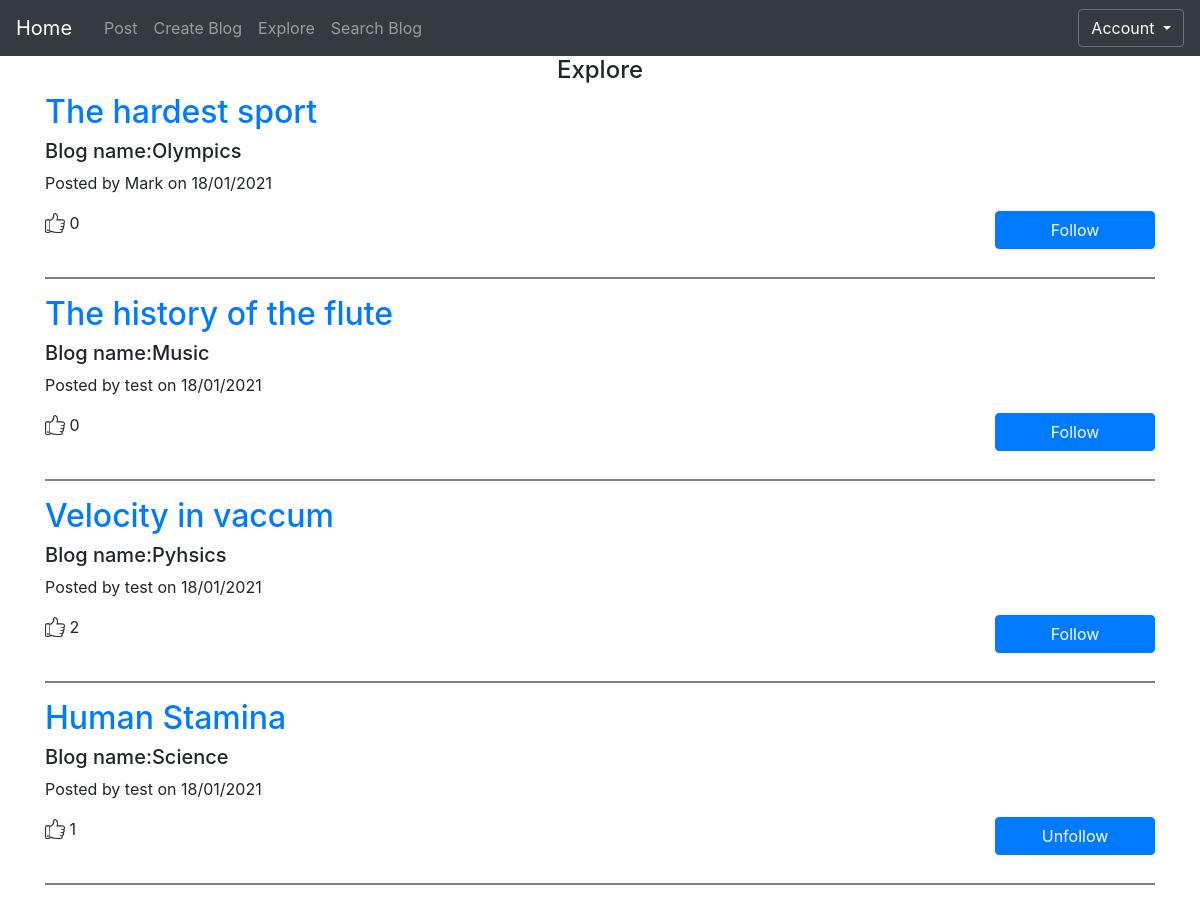
Screenshot of /general (signed in) with the database file from the repository.
### app/models.py (models this page shows)
class Posts(db.Model):
    id = db.Column(db.Integer, primary_key=True)
    date = db.Column(db.DateTime)
    title = db.Column(db.String(500))
    body= db.Column(db.String(2000))
    author = db.Column(db.String(20))
    image_name=db.Column(db.String(200))
    blog_id=db.Column(db.Integer,db.ForeignKey('blog.id'))

class Blog(db.Model):
    __searchable__ = ['blog_name']
    id= db.Column(db.Integer, primary_key=True)
    blog_name = db.Column(db.String(100))
    user_id=db.Column(db.Integer,db.ForeignKey('user.id'))
    posts=db.relationship("Posts",backref='blog',lazy=True)

### app/views.py (the view)
@app.route('/general', methods=['GET', 'POST'])
@login_required
def general():
	posts=Posts.query.order_by(Posts.date.desc()).join(Blog).filter(Blog.user_id != current_user.id).all()
	return render_template('general.html', title='General', posts = posts)

### app/models.py (called while the page is built)
    def has_followed_blog(self, blog):
        return self.followed_blogs.filter_by(
          id=blog.id).first() is not None

### app/views.py (called while the page is built)
@login_manager.user_loader
def load_user(user_id):
	return User.query.get(int(user_id))

### app/templates/general.html
{% extends "base.html" %}
{% block content %}
<h4 class="text-center">Explore</h4>
{% for post in posts %}
<div class="post-preview">
    <h2 class="post-title">
        <a href="{{ url_for('post', post_id=post.id) }}">
    {{post.title }}
  </a>
    </h2>
  <h5>
    Blog name:{{ post.blog.blog_name }}
  </h5>
  <p class="post-meta">Posted by {{post.author}} on {{ post.date.strftime('%d/%m/%Y') }}</p>
  {% if current_user.has_followed_blog(post.blog) %}
  <button class="btn btn-primary float-right unfollowButton" blog_id="{{  post.blog.id }}">Unfollow</button>
  {% else %}
  <button class="btn btn-primary float-right followButton" blog_id="{{  post.blog.id }}">Follow</button>
  {% endif %}
</div>
<h7 class="like-container">
  <image src="{{url_for('static',filename = 'like.png')}}" class="mb-1 like_image"> {{ post.user_likes.count()}}
  </h7>
<br>
<br>
<hr style="height:2px;border-width:0;color:gray;background-color:gray">
{% endfor %}
{% endblock %}

### app/static/mainpage.css (style rules this page uses)
.followButton { width:160px; }
.unfollowButton { width:160px; }
body .container .like-container .like_image { width:20px; }

### rows the page displays
Posts: title "The hardest sport", blog.blog_name "Olympics", author "Mark", date "18/01/2021", user_likes.count "0"
Posts: title "The history of the flute", blog.blog_name "Music", author "test", date "18/01/2021", user_likes.count "0"
Posts: title "Velocity in vaccum", blog.blog_name "Pyhsics", author "test", date "18/01/2021", user_likes.count "2"
Posts: title "Human Stamina", blog.blog_name "Science", author "test", date "18/01/2021", user_likes.count "1"
